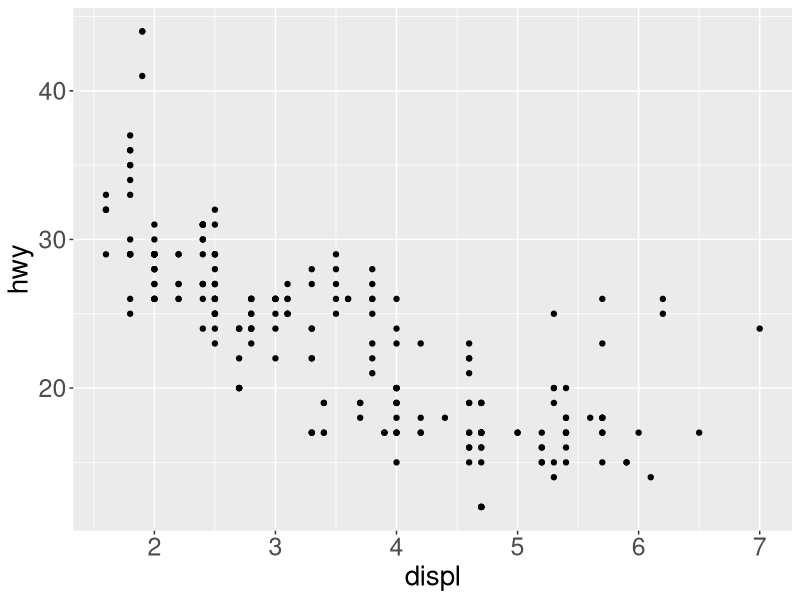
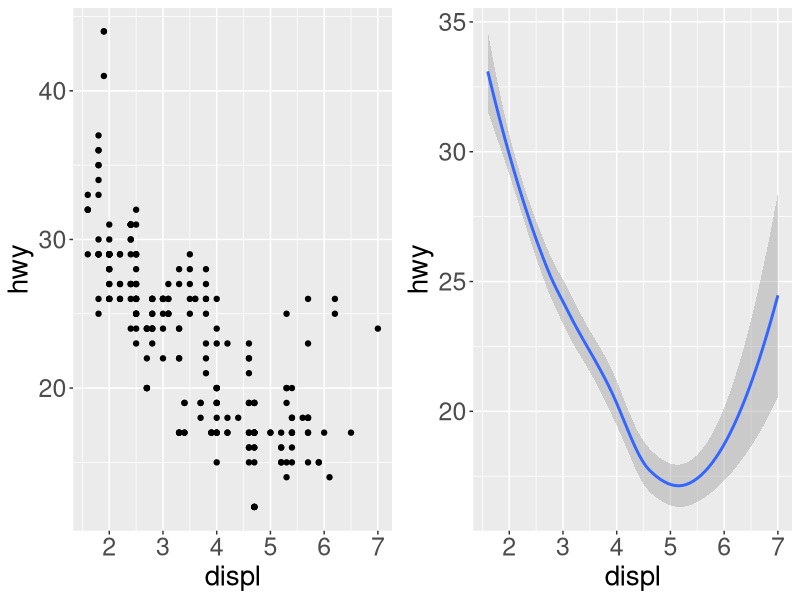
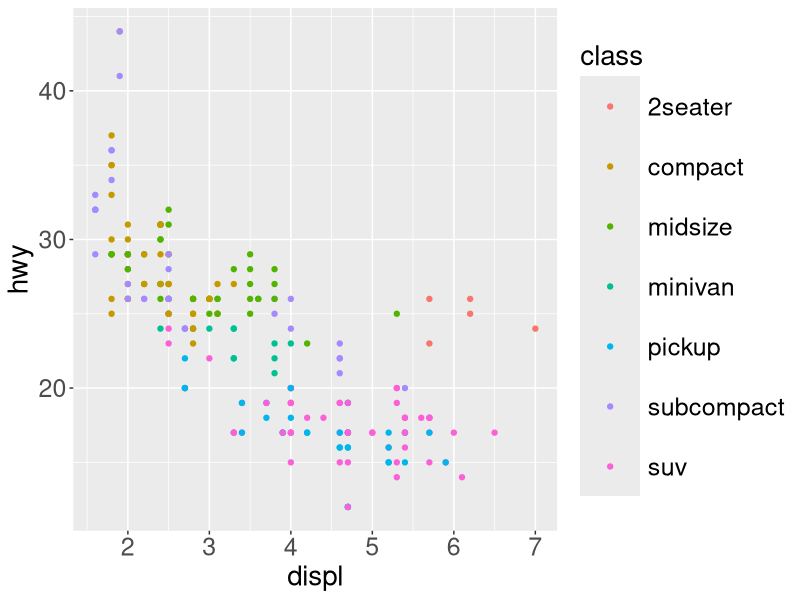
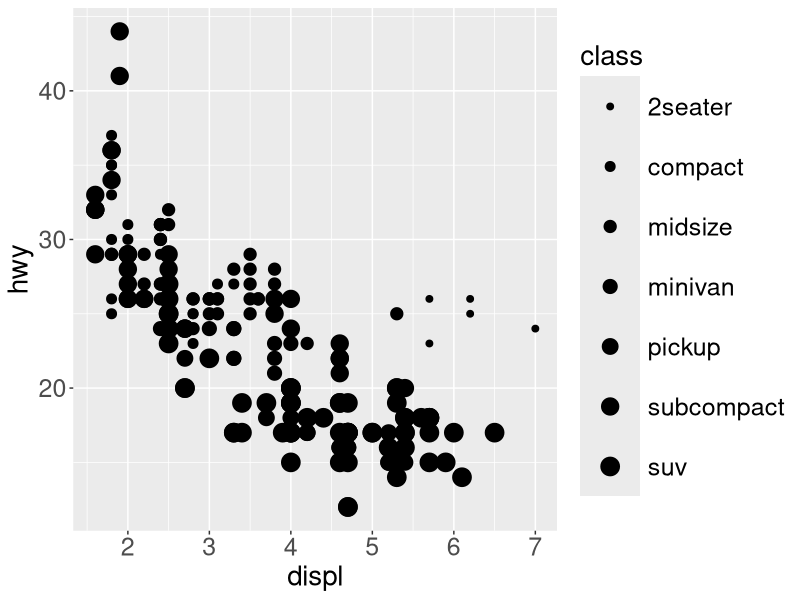
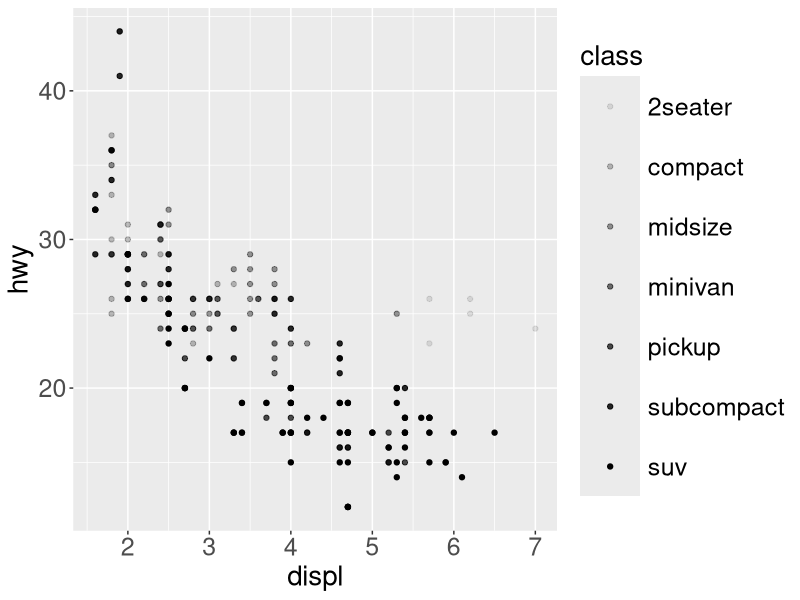
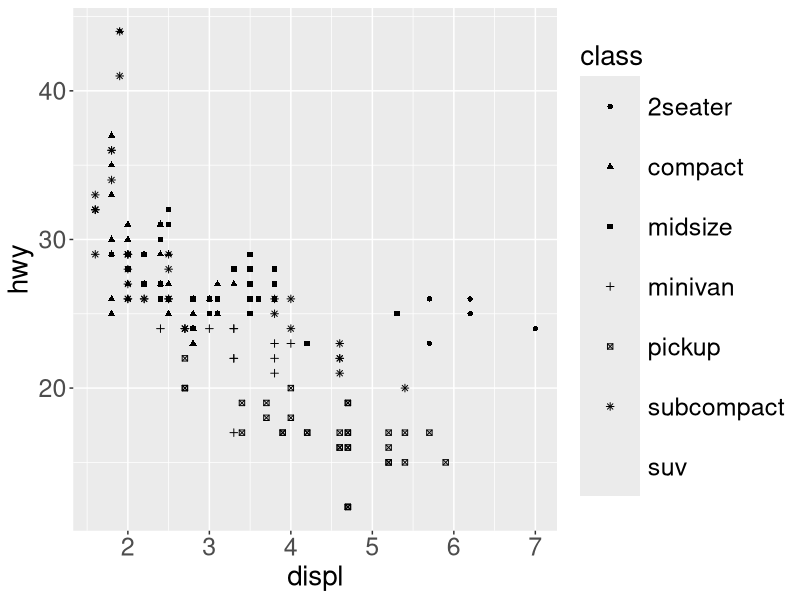
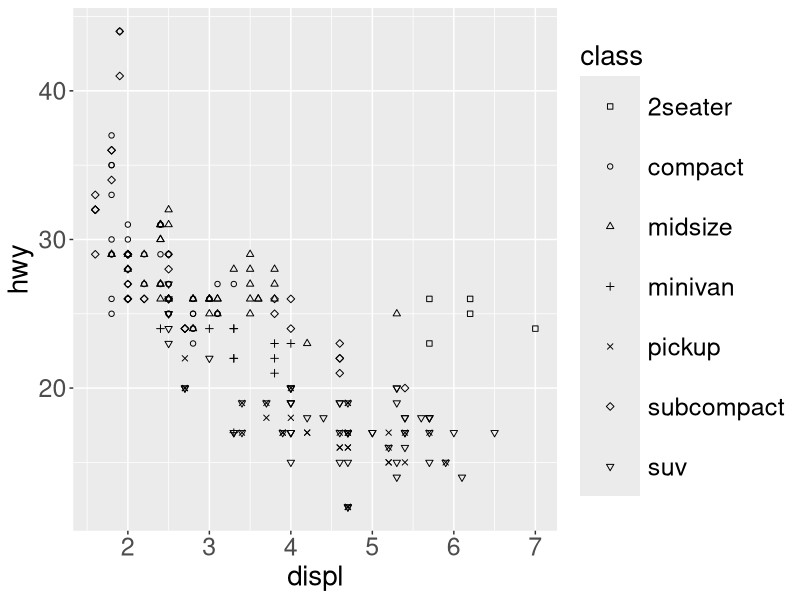
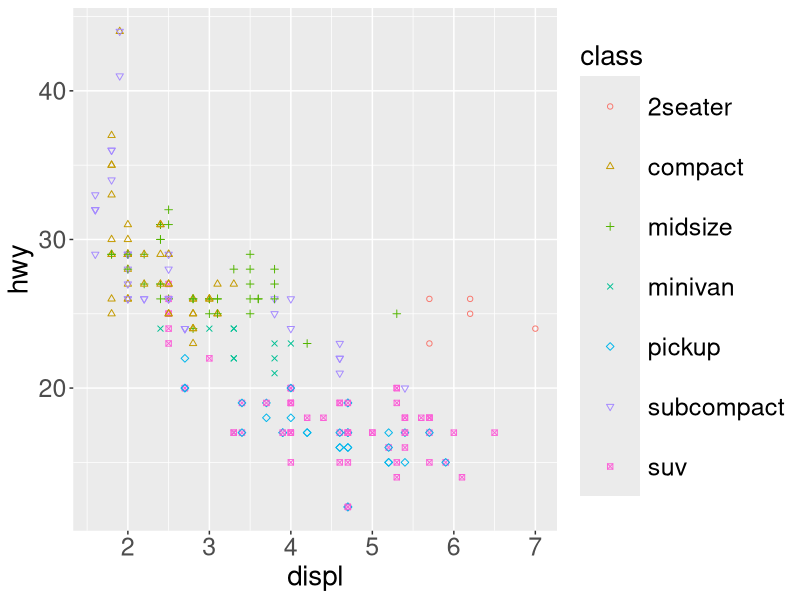

Source code (R) for these figures, in order:
## ---- chunk 1
knitr::opts_chunk$set(echo = TRUE, out.height="150px", fig.align = 'center', message = FALSE)

library(egg)
library(tidyverse)

theme_update(
  legend.key.size = unit(3, "line"),        # legend symbols size
  legend.title = element_text(size = 20),   # legend labels
  legend.text = element_text(size = 18),    # legend text
  axis.title = element_text(size = 20),     # axis labels
  axis.text = element_text(size = 18),      # tick labels
  title = element_text(size = 22)           # title
)
## ---- chunk 2
ggplot(data = mpg) +
  geom_point(mapping = aes(x = displ, y = hwy))
## ---- chunk 3
left <- ggplot(data = mpg) + 
  geom_point(mapping = aes(x = displ, y = hwy))

right <- ggplot(data = mpg) + 
  geom_smooth(mapping = aes(x = displ, y = hwy))

ggarrange(left, right, nrow = 1)
## ---- chunk 4
ggplot(data = mpg) +
  geom_point(mapping = aes(x = displ, y = hwy, color = class))
## ---- chunk 5
subset(mpg, class == "2seater", 
       select = c("manufacturer", "model", "year"))
## ---- chunk 6
ggplot(data = mpg) +
  geom_point(aes(x = displ, y = hwy, size = class))
## ---- chunk 7
#> Using size for a discrete variable is not advised.
## ---- chunk 8
ggplot(data = mpg) +
  geom_point(aes(x = displ, y = hwy, alpha = class))
## ---- chunk 9
ggplot(data = mpg) +
  geom_point(aes(x = displ, y = hwy, shape = class))
## ---- chunk 10
ggplot(data = mpg) +
  geom_point(aes(x = displ, y = hwy, shape = class)) +
  scale_shape_manual(values = 0:6)
## ---- chunk 11
ggplot(data = mpg) +
  geom_point(
    mapping = aes(x = displ, y = hwy,
                  shape = class, color = class)) +
  scale_shape_manual(values = 1:7)
## ---- chunk 12
ggplot(mpg) +
  geom_point(aes(x = displ, y = hwy, color = cty))
## ---- chunk 13
ggplot(mpg) + 
  geom_point(aes(x = displ, y = hwy, size = cty))
## ---- chunk 14
ggplot(mpg) + 
  geom_point(aes(x = displ, y = hwy, alpha = cty)) 
## ---- chunk 15
ggplot(data = mpg) + 
  geom_smooth(aes(x = displ, y = hwy, linetype = drv))
## ---- chunk 16
p1 <- ggplot(data = mpg) +
  geom_smooth(aes(x = displ, y = hwy))

p2 <- ggplot(data = mpg) +
  geom_smooth(aes(x = displ, y = hwy, group = drv))

ggarrange(p1, p2, nrow = 1)
## ---- chunk 17
left <- ggplot(data = mpg) +
  geom_smooth(aes(x = displ, y = hwy, group = drv))

right <- ggplot(data = mpg) +
  geom_smooth(aes(x = displ, y = hwy, linetype = drv))

ggarrange(left, right, nrow = 1)
## ---- chunk 18
left <- ggplot(data = mpg) +
  geom_smooth(aes(x = displ, y = hwy, group = drv))

right <- ggplot(data = mpg) +
  geom_smooth(aes(x = displ, y = hwy, color = drv))

ggarrange(left, right, nrow = 1)
## ---- chunk 19
ggplot(mpg) + 
  geom_point(aes(x = displ, y = hwy, 
                 color = displ < 5))
## ---- chunk 20
ggplot(mpg) + 
  geom_point(aes(x = displ, y = hwy, 
                 color = class == "2seater"))
## ---- chunk 21
ggplot(mpg) + 
  geom_smooth(aes(x = displ, y = hwy, 
                 color = class == "2seater"))
## ---- chunk 22
ggplot(mpg) + 
  geom_smooth(aes(x = displ, y = hwy, 
                 linetype = class == "suv"))
## ---- chunk 23
ggplot(data = mpg) + 
  geom_point(aes(x = displ, y = hwy),
             color = "blue")
## ---- chunk 24
ggplot(data = mpg) +
  geom_point(aes(x = displ, y = hwy), 
    color = "blue",
    size = 6)
## ---- chunk 25
ggplot(data = mpg) + 
  geom_point(aes(x = displ, y = hwy), 
             color = "blue", size = 5, shape = 6)
## ---- chunk 26
ggplot(data = mpg) +
  geom_point(mapping = aes(x = displ, y = hwy),
    color = "blue", size = 5, shape = 24, fill = "red")
## ---- chunk 27
ggplot(data = mpg) +
  geom_point(aes(x = displ, y = hwy), 
             color = "blue", size = 5, shape = 24, fill = "red", stroke = 2
  )
## ---- chunk 28
ggplot(data = mpg) +
  geom_point(aes(x = displ, y = hwy),
    color = "darkblue",
    fill = "lightblue",
    shape = 21,
    size = 5,
    stroke = 1
  )
## ---- chunk 29
ggplot(data = mpg) +
  geom_point(aes(x = displ, y = hwy),
    color = "darkblue",
    fill = "lightblue",
    shape = 21,
    size = 5,
    stroke = 3
  )
## ---- chunk 30
left <- ggplot(data = mpg) + 
  geom_smooth(aes(x = displ, y = hwy))

center <- ggplot(data = mpg) + 
  geom_smooth(aes(x = displ, y = hwy),
    linetype = "dotted")

right <- ggplot(data = mpg) + 
  geom_smooth(aes(x = displ, y = hwy),
    linetype = "twodash")

ggarrange(left, center, right, nrow = 1)
## ---- chunk 31
left <- ggplot(data = mpg) + 
  geom_smooth(aes(x = displ, y = hwy))

center <- ggplot(data = mpg) + 
  geom_smooth(aes(x = displ, y = hwy),size = 2)

right <- ggplot(data = mpg) + 
  geom_smooth(aes(x = displ, y = hwy), size = 5)

ggarrange(left, center, right, nrow = 1)
## ---- chunk 32
left <- ggplot(data = mpg) + 
  geom_smooth(aes(x = displ, y = hwy),
              linetype = "dotted")

center <- ggplot(data = mpg) + 
  geom_smooth(aes(x = displ, y = hwy),
              linetype = "dotted", size = 2)

right <- ggplot(data = mpg) + 
  geom_smooth(aes(x = displ, y = hwy),
              linetype = "dotted", size = 5)

ggarrange(left, center, right, nrow = 1)
## ---- chunk 33

left <- ggplot(data = mpg) +
  geom_smooth(aes(x = displ, y = hwy))

right <- ggplot(data = mpg) +
  geom_smooth(aes(x = displ, y = hwy),
    se = FALSE)

ggarrange(left, right, nrow = 1)
## ---- chunk 34
left <- ggplot(data = mpg) +
  geom_smooth(aes(x = displ, y = hwy, linetype = drv))

right <- ggplot(data = mpg) +
  geom_smooth(aes(x = displ, y = hwy, linetype = drv),
    se = FALSE)

ggarrange(left, right, nrow = 1)
## ---- chunk 35
l <- ggplot(data = mpg) + 
  geom_smooth(aes(x = displ, y = hwy, color = drv))
  
r <- ggplot(data = mpg) + 
  geom_smooth(aes(x = displ, y = hwy, color = drv),
    se = FALSE)

ggarrange(l, r, nrow = 1)
## ---- chunk 36
l <- ggplot(data = mpg) + 
  geom_point(aes(x = displ, y = hwy))

c <- ggplot(data = mpg) + 
  geom_smooth(aes(x = displ, y = hwy))

r <- ggplot(data = mpg) + 
  geom_smooth(aes(x = displ, y = hwy), method = "lm")

ggarrange(l, c, r, nrow = 1)
## ---- chunk 37
l <- ggplot(data = mpg) + 
  geom_smooth(aes(x = displ, y = hwy, linetype = drv),
    se = FALSE)

r <- ggplot(data = mpg) + 
  geom_smooth(aes(x = displ, y = hwy, linetype = drv),
    se = FALSE, show.legend = FALSE)

ggarrange(l, r, nrow = 1)
## ---- chunk 38
l <- ggplot(data = mpg) + 
  geom_smooth(aes(x = displ, y = hwy, color = drv),
    se = FALSE)

r <- ggplot(data = mpg) + 
  geom_smooth(aes(x = displ, y = hwy, color = drv),
    se = FALSE, show.legend = FALSE)

ggarrange(l, r, nrow = 1)
## ---- chunk 39
ggplot(data = mpg) + 
  geom_point(aes(x = displ, y = hwy)) + 
  facet_wrap(~ class, nrow = 2) +
  theme(strip.text = element_text(size=20),
        strip.background = element_rect(size=1))

## ---- chunk 40
ggplot(data = mpg) + 
  geom_smooth(aes(x = displ, y = cyl), se = FALSE) + 
  facet_wrap(~class, nrow = 2) +
  theme(strip.text = element_text(size=20),
        strip.background = element_rect(size=1))
## ---- chunk 41
ggplot(data = mpg) + 
  geom_point(aes(x = displ, y = hwy)) + 
  facet_grid(drv ~ year) +
  theme(strip.text = element_text(size=20),
        strip.background = element_rect(size=1))
## ---- chunk 42
ggplot(data = mpg) + 
  geom_point(aes(x = displ, y = hwy)) + 
  facet_grid(. ~ year) +
  theme(strip.text = element_text(size=20),
        strip.background = element_rect(size=1))
## ---- chunk 43
ggplot(data = mpg) + 
  geom_point(aes(x = displ, y = hwy)) +
  facet_grid(drv ~ .) +
  theme(strip.text = element_text(size=20),
        strip.background = element_rect(size=1))
## ---- chunk 44
ggplot(data = mpg) + 
  geom_point(aes(x = displ, y = hwy)) +
  geom_smooth(aes(x = displ, y = hwy))
## ---- chunk 45
p1 <- ggplot(data = mpg) +
  geom_smooth( mapping = aes(x = displ, y = hwy),
    se = FALSE) +
  geom_point(mapping = aes(x = displ, y = hwy))
              
p2 <- ggplot(data = mpg) +
  geom_smooth(mapping = aes(x = displ, y = hwy,
                            group = drv), 
    se = FALSE) +
  geom_point(mapping = aes(x = displ, y = hwy))
              
ggarrange(p1, p2, nrow = 1)
## ---- chunk 46
ggplot(data = mpg, aes(x = displ, y = hwy)) + 
  geom_point() + 
  geom_smooth()
## ---- chunk 47
ggplot(data = mpg, aes(x = displ, y = hwy)) + 
  geom_smooth(aes(color = drv), se = FALSE) +
  geom_point()
## ---- chunk 48
ggplot(data = mpg, aes(x = displ, y = hwy, color = drv)) + 
  geom_smooth(se = FALSE) +
  geom_point()
## ---- chunk 49
ggplot(data = mpg, aes(x = displ, y = hwy)) +
  geom_smooth(aes(linetype = drv), se = FALSE) +
  geom_point(aes(color = drv))
## ---- chunk 50
ggplot(data = mpg, aes(x = displ, y = hwy,
                       color = drv)) + 
  geom_smooth(aes(linetype = drv), se = FALSE) + 
  geom_point() 
## ---- chunk 51
ggplot(data = mpg, aes(x = displ, y = hwy)) + 
  geom_point(mapping = aes(color = class)) + 
  geom_smooth()
## ---- chunk 52
ggplot(data = mpg, aes(x = displ, y = hwy)) + 
  geom_smooth(aes(linetype = drv)) +
  geom_point(aes(color = class))
## ---- chunk 53
ggplot(data = mpg, aes(x = displ, y = hwy)) + 
  geom_smooth(aes(linetype = drv), se = FALSE) +
  geom_point(aes(color = class))
## ---- chunk 54
ggplot(data = mpg, aes(x = displ, y = hwy)) + 
  geom_smooth(se = FALSE) + 
  geom_point() + 
  facet_wrap(~class, nrow = 2) +
  theme(strip.text = element_text(size=20),
        strip.background = element_rect(size=1))
## ---- chunk 55
ggplot(data = mpg, aes(x = displ, y = hwy)) + 
  geom_point() + 
  geom_smooth(method = "lm", se = FALSE) +  
  facet_wrap(~class, nrow = 2) +
  theme(strip.text = element_text(size=20),
        strip.background = element_rect(size=1))
## ---- chunk 56
subcompact <- subset(mpg, class == "subcompact")

ggplot(data = mpg, aes(x = displ, y = hwy)) +
  geom_point(aes(color = class)) +
  geom_smooth(data = subcompact, se = FALSE, 
              method = "lm")
## ---- chunk 57

subcompact <- subset(mpg, class == "subcompact")
two_seater <- subset(mpg, class == "2seater")

ggplot(data = mpg, aes(x = displ, y = hwy)) +
  geom_point(aes(color = class)) +
  geom_smooth(data = subcompact, se = FALSE,
              method = "lm") +
  geom_smooth(data = two_seater, se = FALSE,
              method = "lm")
## ---- chunk 58
ggplot(data = mpg, aes(x = displ, y = hwy)) +
       geom_point(aes(color = class)) +
       geom_smooth(
         data = subset(mpg, class != "2seater"),
         se = FALSE,
         method = "lm")
## ---- chunk 59
corvette <- subset(mpg, model == "corvette")
not_corvette <- subset(mpg, model != "corvette")

ggplot(mapping = aes(x = displ, y = hwy)) + 
  geom_point(data = not_corvette) + 
  geom_point(data = corvette,  color = "Red")
## ---- chunk 60
ggplot(mpg, aes(displ, hwy)) +
  geom_point(aes(color = class)) +
  geom_smooth(se = FALSE) +
  labs(
    title = "Efficiency decreases with engine size"
    )
## ---- chunk 61
ggplot(mpg, aes(displ, hwy)) +
  geom_point(aes(color = class)) +
  geom_smooth(se = FALSE) +
  labs(
    title = "Efficiency decreases with engine size",
    subtitle = "Two-seaters are an exception",
    caption = "Data from fueleconomy.gov"
  )
## ---- chunk 62
ggplot(mpg, aes(displ, hwy)) +
  geom_point(aes(color = class)) +
  geom_smooth(se = FALSE) +
  labs(
    x = "Engine displacement (L)",
    y = "Highway fuel economy (mpg)",
    color = "Car type"
  )
## ---- chunk 63
df <- tibble(
  x = runif(10),
  y = runif(10))

ggplot(df, aes(x, y)) +
  geom_point() +
  labs(
    x = quote(sum(x[i] ^ 2, i == 1, n)),
    y = quote(alpha + beta + frac(delta, theta))
  )
## ---- chunk 64
?plotmath
## ---- chunk 65
ggplot(data = diamonds) + 
  geom_bar(aes(x = cut))
## ---- chunk 66
ggplot(data = diamonds) + 
  stat_count(aes(x = cut))
## ---- chunk 67
tib <- tribble(
  ~cut,         ~freq,
  "Fair",       1610,
  "Good",       4906,
  "Very Good",  12082,
  "Premium",    13791,
  "Ideal",      21551
)
## ---- chunk 68
ggplot(data = tib) +
  geom_bar(aes(x = cut, y = freq),
    stat = "identity")
## ---- chunk 69
ggplot(data = tib) +
  stat_identity(aes(x = cut, y = freq))
## ---- chunk 70
ggplot(data = tib) +
  geom_col(aes(x = cut, y = freq))
## ---- chunk 71
plt_1 <- ggplot(data = diamonds) +
  geom_bar(aes(x = cut))

plt_1 <- ggplot_build(plt_1)
plt_1$data[[1]][, 1:8]
## ---- chunk 72
ggplot(data = diamonds) +
  geom_bar(aes(x = cut, y = stat(prop)))
## ---- chunk 73
plt_2 <- ggplot(data = diamonds) +
  geom_bar(aes(x = cut, y = stat(prop)))

plt_2 <- ggplot_build(plt_2)
plt_2$data[[1]][, 1:8]

## ---- chunk 74
ggplot(data = diamonds) + 
  geom_bar(aes(x = cut, y = stat(prop), group = 1))
## ---- chunk 75
plt_3 <- ggplot(data = diamonds) +
  geom_bar(aes(x = cut, y = stat(prop), group = 1))
plt_3 <- ggplot_build(plt_3)

plt_3$data[[1]][, 1:5]
## ---- chunk 76
ggplot(data = diamonds) + 
  geom_bar(aes(x = cut, color = cut))
## ---- chunk 77
ggplot(data = diamonds) + 
  geom_bar(aes(x = cut), fill = "lightblue")
## ---- chunk 78
ggplot(data = diamonds) + 
  geom_bar(aes(x = cut, color = cut), fill = "white")
## ---- chunk 79
ggplot(data = diamonds) + 
  geom_bar(aes(x = cut, color = cut),
           fill = "white", show.legend = FALSE)
## ---- chunk 80
ggplot(data = diamonds) + 
  geom_bar(aes(x = cut, fill = clarity))
## ---- chunk 81
ggplot(data = diamonds) + 
  geom_bar(aes(x = cut, fill = clarity), 
           position = "fill")
## ---- chunk 82
ggplot(data = diamonds) + 
  geom_bar(aes(x = cut, fill = clarity), 
           position = "dodge")
## ---- chunk 83
ggplot(data = mpg, aes(y = hwy)) + 
  geom_boxplot()
## ---- chunk 84
ggplot(data = mpg, aes(x = drv, y = hwy)) + 
  geom_boxplot()
## ---- chunk 85
ggplot(data = mpg, 
       aes(x = drv, y = hwy, color = drv)) + 
  geom_boxplot()
## ---- chunk 86
ggplot(data = mpg, 
       aes(x = drv, y = hwy, fill = drv)) + 
  geom_boxplot()
## ---- chunk 87
ggplot(data = mpg, aes(x = class, y = hwy)) + 
  geom_boxplot()
## ---- chunk 88
ggplot(data = mpg, 
       aes(x = class, y = hwy, color = class)) + 
  geom_boxplot(show.legend = FALSE)
## ---- chunk 89
ggplot(data = mpg, aes(x = class, y = hwy)) + 
  geom_boxplot() +
  coord_flip()

## ---- chunk 90
ggplot(mpg, aes(x = "", fill = drv)) +
  geom_bar() 
## ---- chunk 91
ggplot(mpg, aes(x = "", fill = drv)) +
  geom_bar() +
  coord_polar("y")
## ---- chunk 92
ggplot(mpg, aes(x = "", fill = class)) +
  geom_bar() +
  coord_polar("y")
